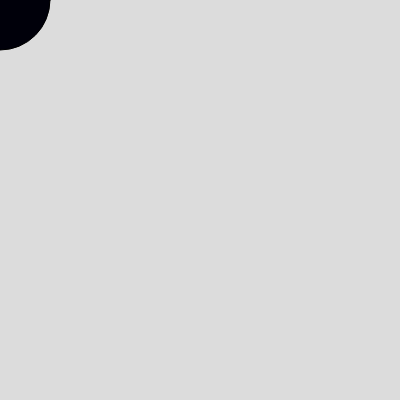
Frame 1 (no input)
Frame 60 (no input): identical to frame 1, image omitted
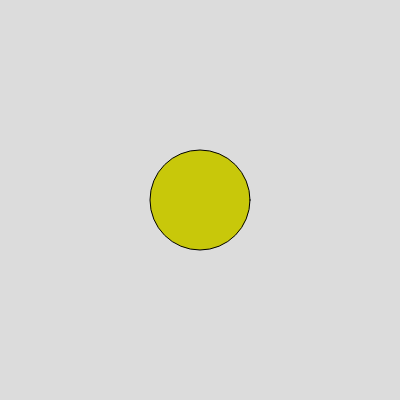
Frame 120 (the mouse pressed at the canvas centre since frame 60)

The p5.js sketch that drew these frames (run headless with seeded random() and noise() and a simulated clock; from frame 60 on, the mouse is pressed at the canvas centre):

// p5.js sketch
// ── sketch.js
function setup() {
  createCanvas(400, 400);
}

function draw() {
  background(220);
  fill(mouseX%255, mouseY%255, 10)
  ellipse(mouseX, mouseY, 100, 100);
}
